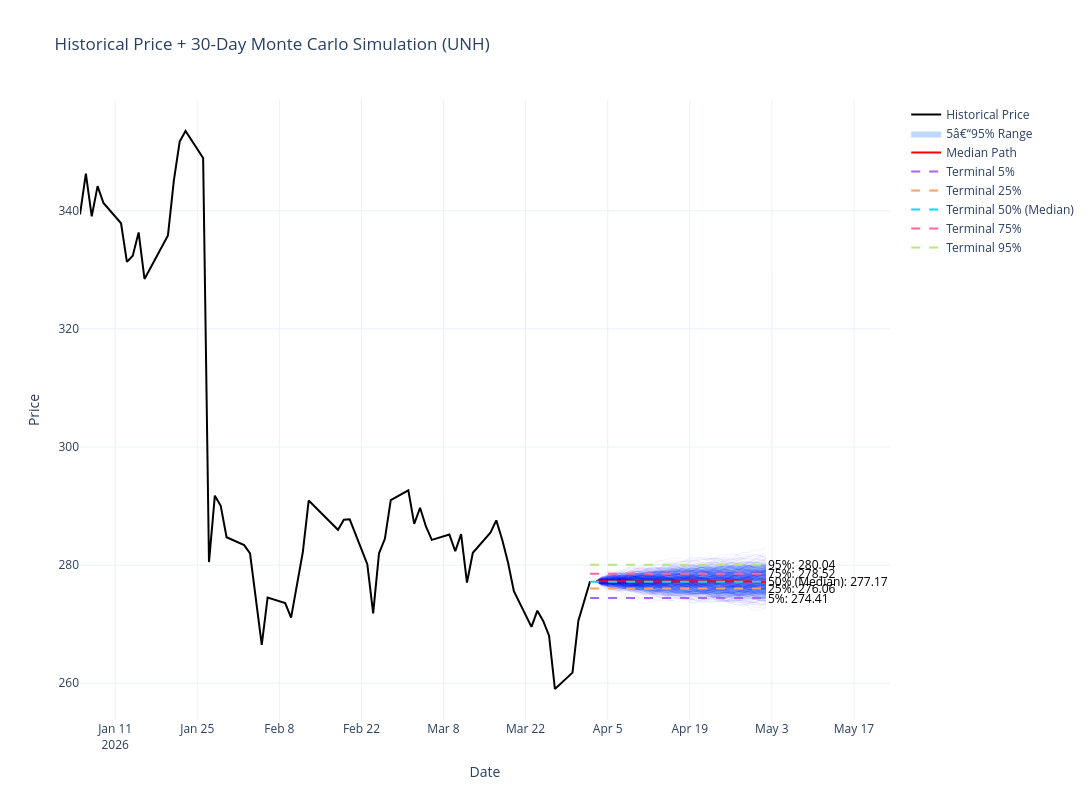

The code cell stored with this chart in its notebook:
### Code cell
#plot geometric brownian motion monte carlo simulation
import yfinance as yf
import numpy as np
import plotly.graph_objects as go

# --- Parameters ---
ticker_str = ticker_str       # Stock ticker
interval = "1d"           # Daily prices
period = "3mo"            # Historical data period
lookback_days = 30        # Days to estimate volatility
projection_days = 30      # Days to simulate into the future
num_paths = 500         # Monte Carlo paths

# --- Function to calculate GBM Monte Carlo paths ---
def calculate_gbm_paths(prices, projection_days=30, lookback_days=30, num_paths=500, mu=None):
    recent_prices = prices[-lookback_days:]
    log_returns = np.log(recent_prices[1:] / recent_prices[:-1])
    sigma = log_returns.std()
    if mu is None:
        mu = 0

    S0 = prices[-1]
    T = projection_days
    N = num_paths
    dt = 1/252

    price_paths = np.zeros((T, N))
    price_paths[0, :] = S0

    for t in range(1, T):
        z = np.random.standard_normal(N)
        price_paths[t, :] = price_paths[t-1, :] * np.exp((mu - 0.5*sigma**2)*dt + sigma*np.sqrt(dt)*z)

    median_path = np.median(price_paths, axis=1)
    p5 = np.percentile(price_paths, 5, axis=1)
    p95 = np.percentile(price_paths, 95, axis=1)

    return price_paths, median_path, p5, p95

# --- Function to plot historical + Monte Carlo paths ---
def plot_gbm_paths(dates, prices, price_paths, median_path, p5, p95, ticker_str="Ticker"):
    fig = go.Figure()

    # Historical price
    fig.add_trace(go.Scatter(
        x=dates,
        y=prices,
        mode='lines',
        name='Historical Price',
        line=dict(color='black', width=2)
    ))

    # Monte Carlo paths (faint)
    T, N = price_paths.shape
    future_dates = [dates[-1] + np.timedelta64(i+1, 'D') for i in range(T)]
    for i in range(N):
        fig.add_trace(go.Scatter(
            x=future_dates,
            y=price_paths[:, i],
            mode='lines',
            line=dict(color='blue', width=1),
            opacity=0.05,
            showlegend=False
        ))

    # 5â€“95% confidence cloud
    fig.add_trace(go.Scatter(
        x=future_dates + future_dates[::-1],
        y=np.concatenate([p95, p5[::-1]]),
        fill='toself',
        fillcolor='rgba(0,100,255,0.25)',
        line=dict(color='rgba(0,0,255,0)'),
        hoverinfo='skip',
        showlegend=True,
        name='5â€“95% Range'
    ))

    # Median path
    fig.add_trace(go.Scatter(
        x=future_dates,
        y=median_path,
        mode='lines',
        line=dict(color='red', width=2),
        name='Median Path'
    ))

    # Horizontal lines and labels for terminal percentiles
    terminal_prices = np.percentile(price_paths[-1, :], [5, 25, 50, 75, 95])
    terminal_names = ['5%', '25%', '50% (Median)', '75%', '95%']
    for price, name in zip(terminal_prices, terminal_names):
        fig.add_trace(go.Scatter(
            x=[dates[-1], future_dates[-1]],
            y=[price, price],
            mode='lines',
            line=dict(dash='dash', width=2),
            name=f'Terminal {name}'
        ))
        fig.add_annotation(
            x=future_dates[-1],
            y=price,
            xanchor='left',
            text=f"{name}: {price:.2f}",
            showarrow=False,
            font=dict(color='black')
        )

    fig.update_layout(
        title=f"Historical Price + 30-Day Monte Carlo Simulation ({ticker_str})",
        xaxis_title="Date",
        yaxis_title="Price",
        template="plotly_white",
        width=1200,
        height=800
    )

    fig.show()


# --- Main execution ---

# Load historical data
data = yf.Ticker(ticker_str).history(period=period, interval=interval)
prices = data['Close'].values
dates = data.index

# Calculate Monte Carlo paths
price_paths, median_path, p5, p95 = calculate_gbm_paths(
    prices,
    projection_days=projection_days,
    lookback_days=lookback_days,
    num_paths=num_paths
)

# Plot results
plot_gbm_paths(dates, prices, price_paths, median_path, p5, p95, ticker_str=ticker_str)
